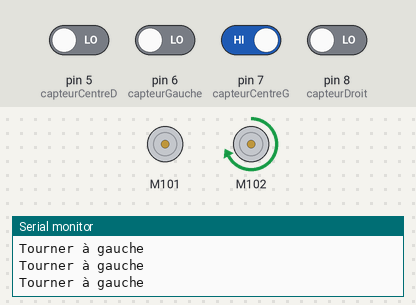
Simulated run of this sketch. Board: Arduino Uno, built with avr-gcc and run on an emulated ATmega328P. Parts: 2 × DC motor (green arrow = forward, orange = backward, longer = faster), the last lines printed to the serial monitor. Inputs (shaded band) come from the test bench; at power-on: pin 7 (capteurCentreG) HIGH, pin 5 (capteurCentreD), pin 6 (capteurGauche), pin 8 (capteurDroit) LOW.

Above: at 1.2 s.
1.3 s: pin 7 (capteurCentreG) driven LOW
At 2.5 s:
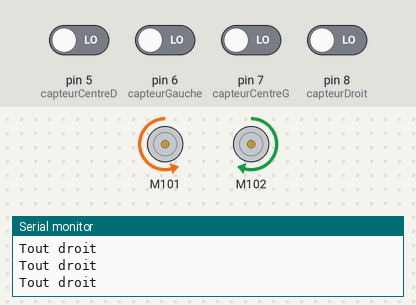
2.8 s: pin 5 (capteurCentreD) driven HIGH
At 3.4 s:
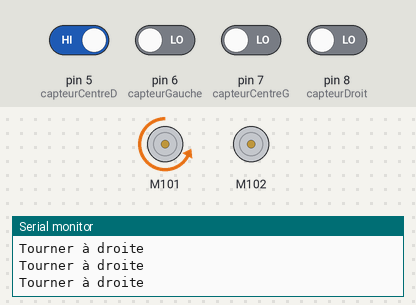
4.3 s: pin 8 (capteurDroit) driven HIGH
At 5.5 s:
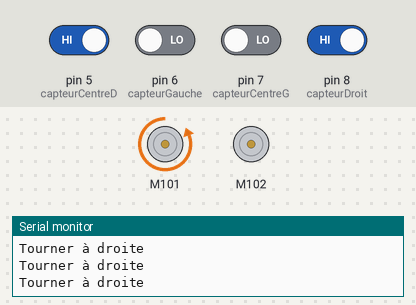
7.3 s: pin 6 (capteurGauche) driven HIGH
At 10.29 s:
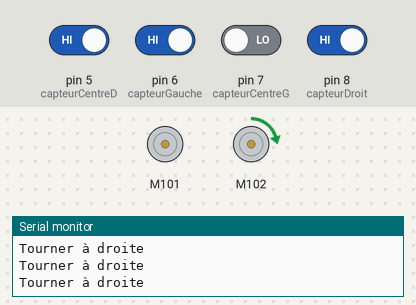
10.3 s: pin 6 (capteurGauche) driven LOW
11.9 s: pin 5 (capteurCentreD) driven LOW
At 12.9 s:
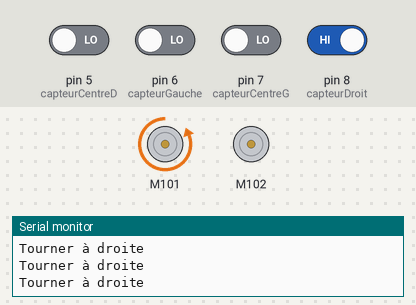
Timing chart, 0 to 14.4 s (numbered marks = the images above; inputs shaded):
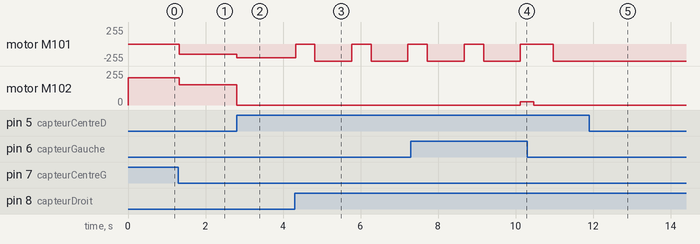

Measured:
- after the input at 1.3 s, motor M101: stopped → backward 153/255 at once; motor M102: forward 204/255 → forward 153/255 at once
- after the input at 2.8 s, motor M101: backward 153/255 → backward 204/255 at once; motor M102: forward 153/255 → stopped at once
- after the input at 4.3 s, motor M101: alternates backward 255/255 for 0.95 s and stopped for 0.50 s, starting at once
- after the input at 7.3 s, motor M102: stopped → forward 25/255 after 2.8 s
- after the input at 11.9 s, motor M101: stops changing and stays backward 255/255

The sketch:

ACAR.ino
```cpp
#include "Grove_I2C_Motor_Driver.h"

#include "Move.h"

#include <Wire.h>

#define I2C_ADDRESS 0x0f


//this is for our sensor connection
const int capteurGauche = 6;
const int capteurCentreG = 7;
const int capteurCentreD = 5;
const int capteurDroit = 8;

//the use of boolean form
bool etatCapteurGauche;
bool etatCapteurCentreD;
bool etatCapteurCentreG;
bool etatCapteurDroit;


 int position[14]={3,2,2};
 int i=0;

void setup(){

   Serial.begin(9600);
  Motor.begin(I2C_ADDRESS);
  pinMode(capteurGauche, INPUT);
  pinMode(capteurCentreG, INPUT);
  pinMode(capteurCentreD, INPUT);
  pinMode(capteurDroit, INPUT);

}

void loop(){

//this step is for states of the boolean form
  etatCapteurGauche = digitalRead(capteurGauche);
  etatCapteurCentreG = digitalRead(capteurCentreG);
  etatCapteurCentreD = digitalRead(capteurCentreD);
  etatCapteurDroit = digitalRead(capteurDroit);

 Moving();

}
```

LineFollow.h
```cpp
#ifndef HEADER_FILE
#define HEADER_FILE

void VirageAGauche();
void VirageADroite();
void SuperLeft();
void SuperRight();

#endif
```

LineFollow.ino
```cpp
#include "Grove_I2C_Motor_Driver.h"

#include <Wire.h>

#define I2C_ADDRESS 0x0f

void VirageAGauche(){
if  ((etatCapteurGauche) && (etatCapteurCentreG)){ //rotation a gauche
    Motor.stop(MOTOR1);
   Motor.stop(MOTOR2);
   delay(500);
    Motor.speed(MOTOR1,0);
   Motor.speed(MOTOR2, 100);
   Serial.println("Tourner à gauche");
   while(!etatCapteurGauche){

   }
   Moving();
  }
}

void VirageADroite(){
 if((etatCapteurDroit) && (etatCapteurCentreD)){ //rotation a droite
     Motor.stop(MOTOR1);
   Motor.stop(MOTOR2);
   delay(500);
     Motor.speed(MOTOR1, -100);
    Motor.speed(MOTOR2, 0);
   Serial.println("Tourner à droite");
   delay(950);
  }
}

void SuperRight(){
    if((etatCapteurDroit) && (!etatCapteurCentreD))//Si le capteur du centre détecte
  {
   Motor.speed(MOTOR1, -100);
   Motor.speed(MOTOR2, 0);
    delay(350);
  }
  }

  void SuperLeft(){
    if ((etatCapteurGauche) && (!etatCapteurCentreG)){//Si le capteur du centre détecte du blanc, la voiture avance
    Motor.speed(MOTOR1, 0);
   Motor.speed(MOTOR2, 10);
    delay(350);
  }
  }
```

Move.h
```cpp
#ifndef HEADER_FILE
#define HEADER_FILE

void Moving ();

#endif
```

Move.ino
```cpp
#include "Grove_I2C_Motor_Driver.h"

#include <Wire.h>

#include "LineFollow.h"

#define I2C_ADDRESS 0x0f


  void Moving(){

    if((!etatCapteurCentreG) && (!etatCapteurCentreD) && (!etatCapteurDroit) && (!etatCapteurGauche))//Si le capteur du centre détecte du blanc, la voiture avance
  {
   Motor.speed(MOTOR1, -60);
   Motor.speed(MOTOR2, 60);
     Serial.println("Tout droit");
  }

    if ((etatCapteurCentreG) && (!etatCapteurCentreD)){ // corrrection premier degres si le robot devie a droite

    Motor.speed(MOTOR1, 0);
   Motor.speed(MOTOR2, 80);
   Serial.println("Tourner à gauche");
  }

     if ((!etatCapteurCentreG) && (etatCapteurCentreD)) { //correction premier degres si le robot devie a gauche
  Motor.speed(MOTOR1, -80);
   Motor.speed(MOTOR2, 0);
   Serial.println("Tourner à droite");
  }

    if((etatCapteurCentreG) && (etatCapteurCentreD) && (etatCapteurDroit) && (etatCapteurGauche))//Si le capteur du centre détecte du noir, la voiture s arrete
  {
   Motor.stop(MOTOR1);
   Motor.stop(MOTOR2);
     Serial.println("Stop");
  }


  VirageAGauche();
  VirageADroite();
  SuperRight();
  SuperLeft();
 }
```
